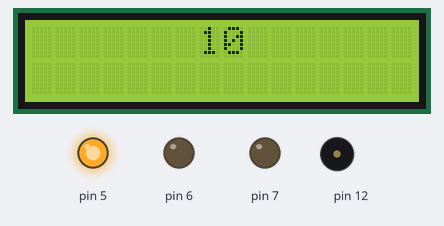
Bench run of a sketch on a simulated Arduino Uno, built with avr-gcc and run on an emulated ATmega328P. Parts: 16×2 character LCD, output pins drawn as LEDs (lit = HIGH), buzzer (waves = sounding).

Above: at 0.1 s.
At 7.9 s:
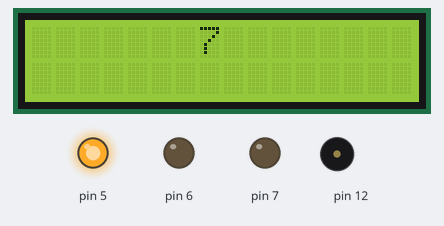
At 13.1 s:
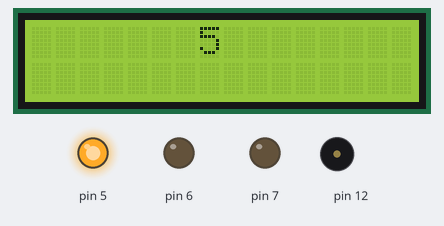
At 18.4 s:
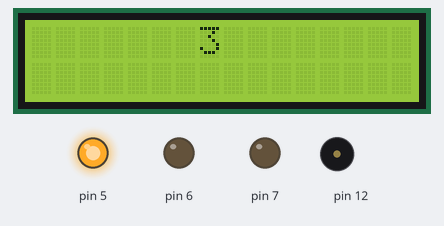
At 26.2 s:
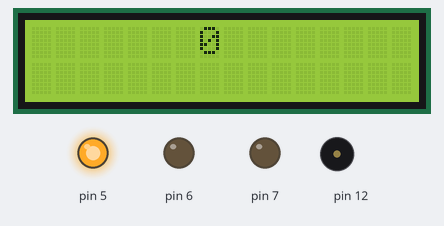
At 36.9 s:
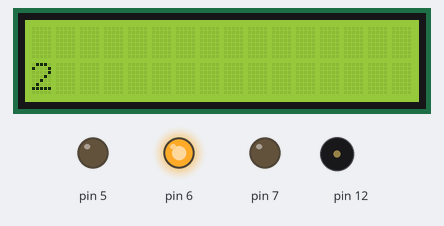
Timing chart, 0 to 39.9 s (numbered marks = the images above):
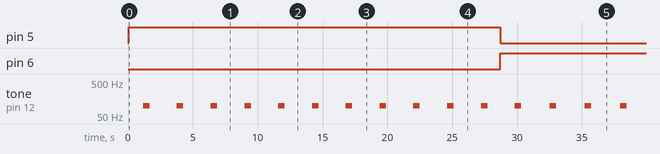

Measured:
- by itself, pin 5: LOW → HIGH at 0.07 s, → LOW 28.7 s later
- by itself, pin 6: LOW → HIGH at 28.7 s
- by itself, tone on pin 12: alternates 100 Hz for 0.50 s and silent for 2.1 s
- what the display in image 1 shows lasts 1.1 s, from 7.9 s to 9.0 s

The sketch:

project2.ino
```cpp
#include <Wire.h>
#include <LiquidCrystal_I2C.h>

int i;

LiquidCrystal_I2C lcd(0x27, 16, 2);

void setup() {
  lcd.begin();
  lcd.backlight();
  lcd.noCursor();
  lcd.noBlink();
  pinMode (5,OUTPUT);
  pinMode (6,OUTPUT);
  pinMode (7,OUTPUT);
  pinMode (12,OUTPUT);
  Serial.begin(9600);
}


void loop() {
  digitalWrite(5, HIGH);
  for (i=10;i>=0;i--){
    lcd.setCursor(7,0);
    lcd.print(i);
    delay(1100);
    lcd.clear();
    tone (12,100);
    delay(500);
    noTone (12);
    delay(1000);
  }
  digitalWrite(5, LOW);


  digitalWrite(6, HIGH);
  for (i=5;i>=0;i--){
    lcd.setCursor(0,1);
    lcd.print(i);
    delay(1100);
    lcd.clear();
    tone (12,100);
    delay(500);
    noTone (12);
    delay(1100);
  }
  digitalWrite(6, LOW);
  digitalWrite(7, HIGH);
  for (i=10;i>=0;i--){
    lcd.setCursor(0,1);
    lcd.print(i);
    delay(1100);
    lcd.clear();
    tone (12,100);
    delay(500);
    noTone (12);
    delay(1100);

  }
  digitalWrite(7, LOW);

}
```
